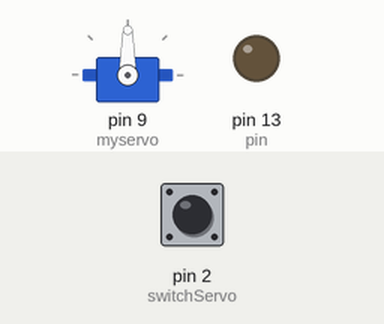
This sketch was run on a simulated Arduino Uno, built with avr-gcc and run on an emulated ATmega328P. Shown: servo, output pins drawn as LEDs (lit = HIGH). Inputs (shaded band) come from the test bench; at power-on: pin 2 (switchServo) LOW.

Above: at 1.2 s.
1.3 s: pin 2 (switchServo) pulled HIGH for 0.15 s
At 1.8 s:
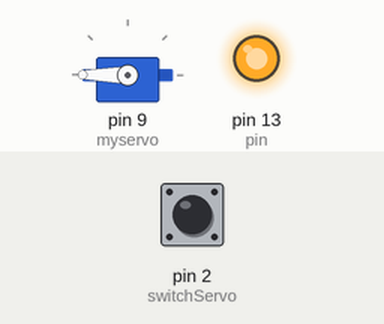
2.9 s: pin 2 (switchServo) pulled HIGH for 3.2 s
At 6.6 s:
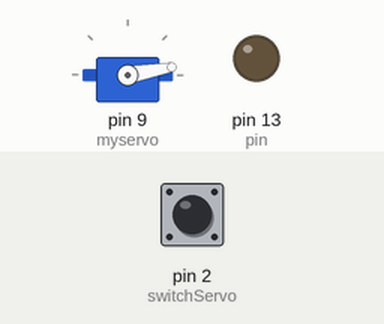
7.6 s: pin 2 (switchServo) pulled HIGH for 1 s
At 9.0 s:
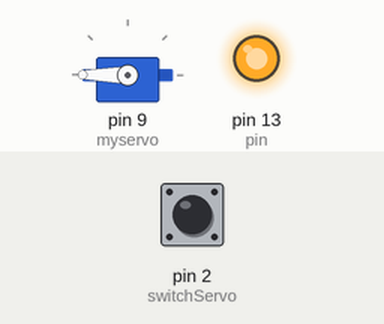
Timing chart, 0 to 10.6 s (numbered marks = the images above; inputs shaded):
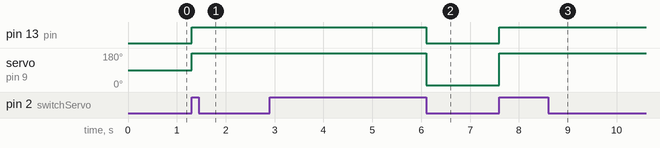

Measured:
- after the input at 1.3 s, pin 13 (pin): LOW → HIGH at once; servo on pin 9 (myservo): 90° → 180° at once
- after the input at 2.9 s, pin 13 (pin): HIGH → LOW after 3.2 s; servo on pin 9 (myservo): 180° → 10° after 3.2 s
- after the input at 7.6 s, pin 13 (pin): LOW → HIGH at once; servo on pin 9 (myservo): 10° → 180° at once

The sketch:

Servo.ino
```cpp
/*
 Controlling a servo position using a potentiometer (variable resistor)
 by Michal Rinott <http://people.interaction-ivrea.it/m.rinott>

 modified on 8 Nov 2013
 by Scott Fitzgerald
 http://arduino.cc/en/Tutorial/Knob
*/

#include <Servo.h>

Servo myservo;
volatile int state = LOW;
long debouncing_time = 1000; //Debouncing Time in Milliseconds
volatile unsigned long last_micros;
int pin = 13;

void setup()
{
  myservo.attach(9);  // attaches the servo on pin 9 to the servo object
  pinMode(pin, OUTPUT);
  attachInterrupt(0, debounceInterrupt, CHANGE);
}

void loop()
{
//  myservo.write(180);                  // sets the servo position according to the scaled value
//  digitalWrite(pin, HIGH);
//  delay(1000);                           // waits for the servo to get there
//  myservo.write(10);
//  digitalWrite(pin, LOW);
//  delay(1000);
}

void switchServo()
{
  if ( digitalRead( 2 ) == HIGH ) {
     state = HIGH;
     digitalWrite(pin, state);
     myservo.write(180);
  }
  else {
     state = LOW;
     digitalWrite(pin, state);
     myservo.write(10);
  }

}

void debounceInterrupt() {
  if((long)(micros() - last_micros) >= debouncing_time * 1000) {
    switchServo();
    last_micros = micros();
  }
}
```
